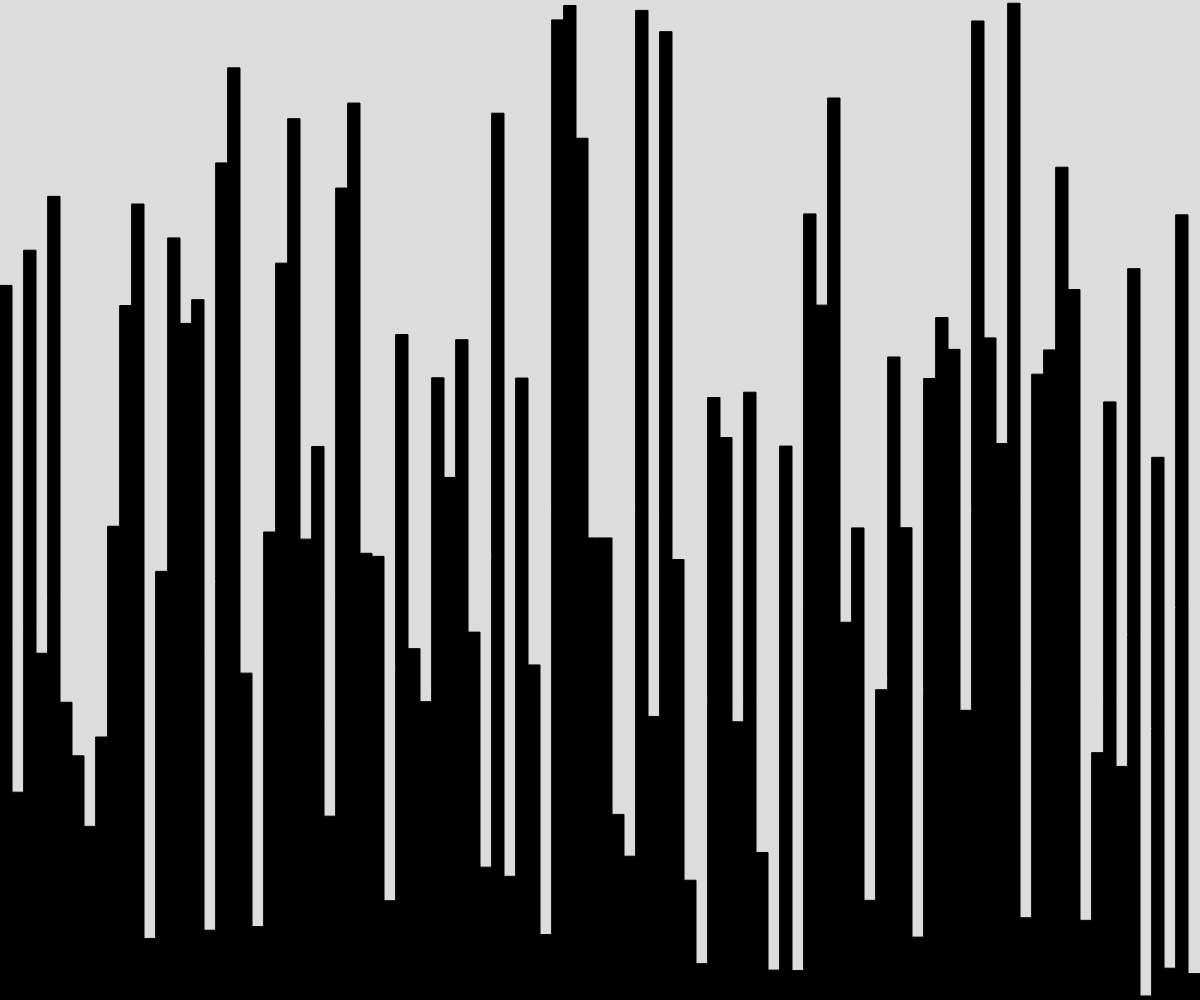
Frame 1 (no input)
Frame 60 (no input): identical to frame 1, image omitted
Frame 120 (the mouse pressed at the canvas centre since frame 60): identical to frame 1, image omitted

The p5.js sketch that drew this single still picture (run headless with seeded random() and noise() and a simulated clock; from frame 60 on, the mouse is pressed at the canvas centre):

// p5.js sketch
// ── sketch.js
// Array Demo

let numberOfRects = 100;
let rectWidth;
let rectHeight = [];

function setup() {
  createCanvas(windowWidth, windowHeight);
  rectWidth = width / numberOfRects;
  setTheHeights();
}

function draw() {
  background(220);
  displayRects();
}

function setTheHeights() {
  for (let i = 0; i < numberOfRects; i++) {
    rectHeight.push(random(1, height));
  }
}

function displayRects() {
  for(let i = 0; i < numberOfRects; i++) {
    fill("black");
    rect(i*rectWidth, height - rectHeight[i], rectWidth, rectHeight[i]);
  }
}
